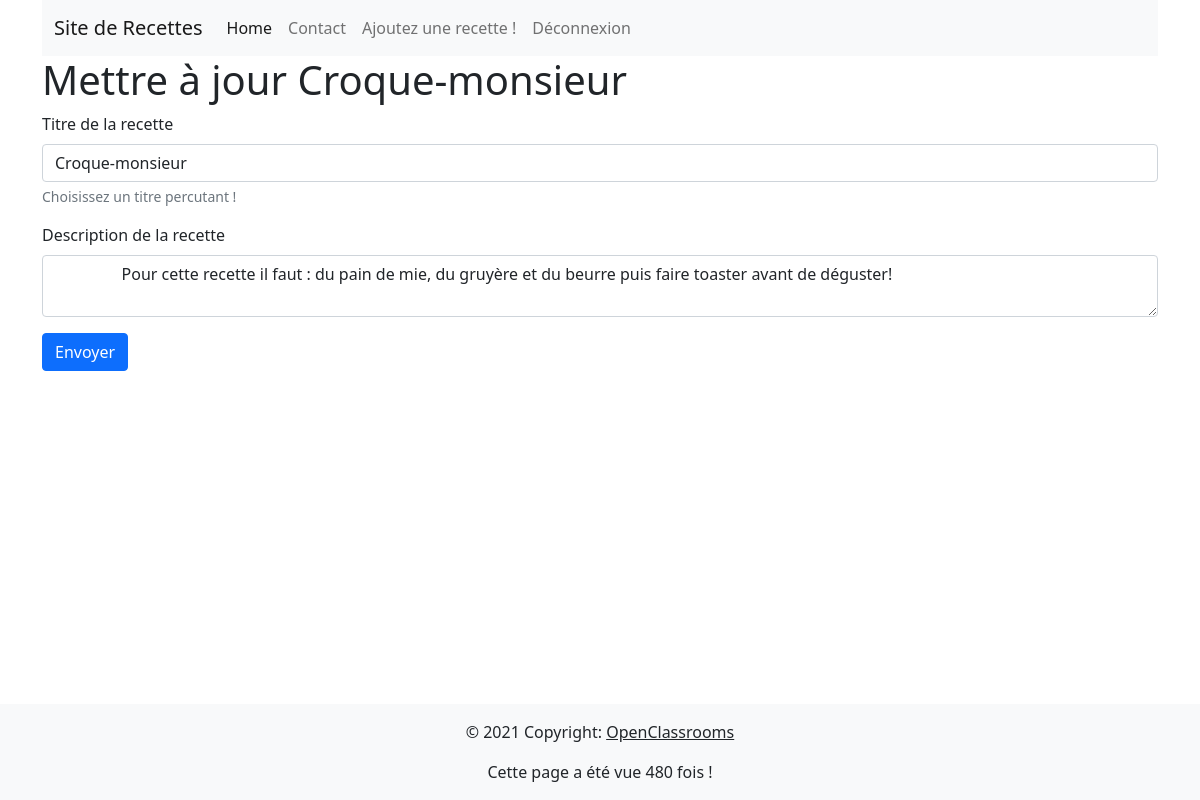
Screenshot of /recipes/update.php?id=18 (signed in) with the database file from the repository.
### tables this page shows
CREATE TABLE `recipes` (
  `recipe_id` int(11) NOT NULL,
  `title` varchar(128) NOT NULL,
  `recipe` text NOT NULL,
  `author` varchar(512) NOT NULL,
  `is_enabled` tinyint(1) NOT NULL
);

### variables.php (called while the page is built, shortened)
<?php
$rootUrl = (!empty($_SERVER['HTTPS']) ? 'https' : 'http') . '://' . $_SERVER['HTTP_HOST'] . '/';

### recipes/update.php (the view, shortened to what this page needs)
<?php session_start();
    include_once('./../config/mysql.php');
    include_once('./../variables.php');
$getData = $_GET;
$retrieveRecipeStatement = $mysqlClient->prepare('SELECT * FROM recipes WHERE recipe_id = :id');
$retrieveRecipeStatement->execute([
    'id' => $getData['id'],
]);
$recipe = $retrieveRecipeStatement->fetch(PDO::FETCH_ASSOC);
?>
<!DOCTYPE html>
<html>
<head>
    <link
        href="https://cdn.jsdelivr.net/npm/bootstrap@5.0.2/dist/css/bootstrap.min.css"
        rel="stylesheet"
    >
</head>
<body class="d-flex flex-column min-vh-100">
    <div class="container">
    <?php include_once($rootPath.'/header.php'); ?>
        <h1>Mettre à jour <?php echo($recipe['title']); ?></h1>
        <form action="<?php echo($rootUrl . 'recipes/post_update.php'); ?>" method="POST">
            <div class="mb-3">
                <label for="title" class="form-label">Titre de la recette</label>
                <input type="text" class="form-control" id="title" name="title" aria-describedby="title-help" value="<?php echo($recipe['title']); ?>">
                <div id="title-help" class="form-text">Choisissez un titre percutant !</div>
            </div>
            <div class="mb-3">
                <label for="recipe" class="form-label">Description de la recette</label>
                <textarea class="form-control" placeholder="Seulement du contenu vous appartenant ou libre de droits." id="recipe" name="recipe">
                <?php echo strip_tags($recipe['recipe']); ?>
                </textarea>
            </div>
            <button type="submit" class="btn btn-primary">Envoyer</button>
        </form>
        <br />
    </div>
    <?php include_once($rootPath.'/footer.php'); ?>
</body>
</html>

### rows the page displays
recipes: title "Croque-monsieur", recipe "Pour cette recette il faut : du pain de mie, du gruyère et du beurre puis faire toaster avant de déguster!"

### other values shown
$pages_vues "480"
